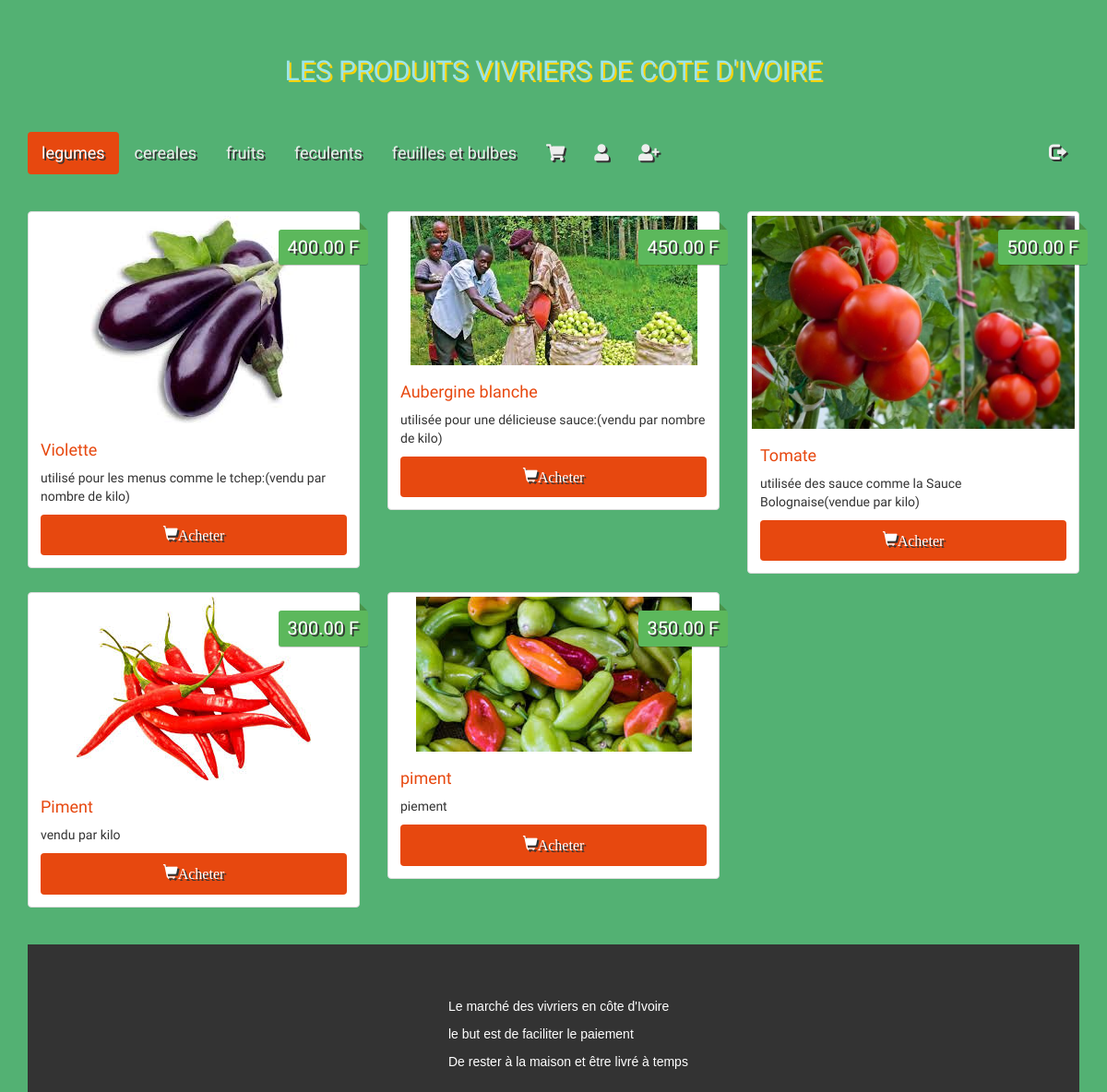
The page / on the database its author committed.
### tables this page shows
CREATE TABLE `categories` (
  `id` int(11) NOT NULL,
  `name` varchar(255) NOT NULL
);

CREATE TABLE `items` (
  `id` int(11) NOT NULL,
  `name` varchar(255) NOT NULL,
  `description` varchar(255) NOT NULL,
  `price` float NOT NULL,
  `image` varchar(255) NOT NULL,
  `category_id` int(11) NOT NULL
);

### index.php (the view, shortened to what this page needs)
<?php
require('pages/config.php');
?>
<!DOCTYPE html>
<html>
<head>
       <link rel="stylesheet" href="https://maxcdn.bootstrapcdn.com/bootstrap/3.3.7/css/bootstrap.min.css">
       <link rel="stylesheet" href="https://cdnjs.cloudflare.com/ajax/libs/animate.css/3.7.0/animate.css">
       <link rel="stylesheet" href="https://cdnjs.cloudflare.com/ajax/libs/animate.css/3.7.0/animate.min.css">
       <link rel="stylesheet" href="https://use.fontawesome.com/releases/v5.8.1/css/all.css">
       <link rel="stylesheet" type="text/css" href="css/style.css">
</head>
<body>
   <div class="container site">
    <h1 class=" animated slideInLeft infinite slower delay-2s text-logo"><span class="glyphicon glyphicon"></span>LES PRODUITS VIVRIERS DE COTE D'IVOIRE<span class="glyphicon glyphicon"></span></h1>
    <?php
    echo'<nav>
        <ul class="nav nav-pills">';
        $statement = $bdd->query('SELECT * FROM categories');
        $categories = $statement->fetchAll();
        foreach ($categories as $category)
        {
            if($category['id'] == '1')
                echo '<li role="presentation" class="active"><a href="#'. $category['id'] . '" data-toggle="tab">' . $category['name'] . '</a></li>';
            else
                echo '<li role="presentation"><a href="#'. $category['id'] . '" data-toggle="tab">' . $category['name'] . '</a></li>';
        }
        if (isset($_SESSION['id']) AND $_SESSION['id'] ==2) {
            echo'  <li role="presentation"><a href="pages/count.php"><i class="fas fa-shopping-cart"></i></a></li>';
        echo'  <li role="presentation"><a href="pages/connexion.php"><i class="fas fa-user"></i></a></li>';
        echo'  <li role="presentation"><a href="pages/connexion.php"><i class="fas fa-user-plus"></i></a></li>';
        echo'<li role="presentation" id="right"><a href="deconnexion.php"><span class="glyphicon glyphicon-log-out"></span></a></li>';
            echo'  <li role="presentation"><a href="pages/ajout.php"><i class="fas fa-pen"></i></a></li>';
            echo'  <li role="presentation"><a href="pages/recharge.php"><i class="fas fa-charging-station"></i></a></li>';
        }else{
        echo'  <li role="presentation"><a href="pages/count.php"><i class="fas fa-shopping-cart"></i></a></li>';
        echo'  <li role="presentation"><a href="pages/connexion.php"><i class="fas fa-user"></i></a></li>';
        echo'  <li role="presentation"><a href="pages/newcount.php"><i class="fas fa-user-plus"></i></a></li>';
        echo'<li role="presentation" id="right"><a href="pages/deconnexion.php"><span class="glyphicon glyphicon-log-out"></span></a></li>';
        }
        echo    '</ul>
              </nav>';
      echo'<div class="tab-content animated slideInRight slower  bounce">';
      foreach ($categories as $category)
                {
         if($category['id'] == '1')
         echo '<div class="tab-pane active" id="' . $category['id'] .'">';
         else
          echo '<div class="tab-pane" id="' . $category['id'] .'">';
          echo '<div class="row">';
          $statement = $bdd->prepare('SELECT * FROM items WHERE items.category_id = ?');
                    $statement->execute(array($category['id']));
                    while ($item = $statement->fetch())
                    {
               echo' <div class="col-sm-6 col-md-4">
                    <div class="thumbnail">
                        <img src="images/' . $item['image'] . '" alt="image">
                        <div class="price">' . number_format($item['price'], 2, '.', ''). ' F</div>
                        <div class="caption">
                            <h4>' . $item['name'] . '</h4>
                            <p>' . $item['description'] . '</p>
                            <a href=""class="btn btn-border" role="button" ><span class="glyphicon glyphicon-shopping-cart">Acheter</span></a>
                        </div>
                           <div class="form ">
                            <p id="aff"></p>
                            <form  method="POST" id="commande">
                            <input type="hidden"  name="id" value='. $item['id'] .'>
                            <input type="text" placeholder="quantité" name="quantite">
                            <input type="submit">
                            </form>
                          </div>
                    </div>
                </div>';
                    }
           echo' </div>
        </div>';
                }
 echo' </div>
</div> ';
?>
  <section class="container">
      <footer >
          <div>
                <p>Le marché des vivriers en côte d'Ivoire</p>
                <p>le but est de faciliter le paiement</p>
                <p>De rester à la maison et être livré à temps</p>
          </div>
      </footer>
  </section>
</body>
</html>

### css/style.css (style rules this page uses)
body { margin: 0; padding: 0; background: rgb(83, 177, 115); }
.site { font-family: 'Holtwood One SC', sans-serif; }
.text-logo { font-family: 'Holtwood One SC', sans-serif; color: #9be5eb; text-shadow: 2px 2px #ffd301; font-size: 30px; padding: 40px 0; text-align: center; }
.nav { margin-bottom: 40px; }
.thumbnail img { background: #ffd301; }
.price { background: #5cb85c; box-shadow: 0 1px rgba(0,0,0,0.2); -moz-box-shadow: 0 1px rgba(0,0,0,0.2); -webkit-box-shadow: 0 1px rgba(0,0,0,0.2); color: #fff; text-shadow: 2px 2px #333; position: absolute; right: 6px; top: 20px; padding: 5px 10px; font-size: 20px; border-radius: 3px; }
.price:before { border:4px solid transparent; border-bottom: 4px solid #4a934a; border-left: 4px solid #4a934a; content:""; position: absolute; right: 1px; top: -8px; }
.caption>h4 { color: #e7480f; font-size: 18px; }
.caption p { word-wrap: break-word; }
.nav-pills>li.active>a,.nav-pills>li.active>a:focus,.nav-pills>li.active>a:active { background: #e7480f; }
.nav>li>a { color: #eee; font-size: 18px; text-shadow: 2px 2px #333; }
.btn-border { width: 100%; padding: 10px; font-size: 16px; color: #fff; background: #e7480f; text-decoration: none; text-shadow: 2px 2px #333; }
#right { float: right; }
footer { height: 160px; background: #333; color: #fff; padding-left: 40%; padding-top: 5%; font-family: 'Gill Sans', 'Gill Sans MT', Calibri, 'Trebuchet MS', sans-serif; }

### rows shown on the page
categories: name "legumes"
categories: name "cereales"
categories: name "fruits"
categories: name "feculents"
categories: name "feuilles et bulbes"
items: image (picture), price "400.00", name "Violette", description "utilisé pour les menus comme le tchep:(vendu par nombre de kilo)"
items: image (picture), price "450.00", name "Aubergine blanche", description "utilisée pour une délicieuse sauce:(vendu par nombre de kilo)"
items: image (picture), price "500.00", name "Tomate", description "utilisée des sauce comme la Sauce Bolognaise(vendue par kilo)"
items: image (picture), price "300.00", name "Piment", description "vendu par kilo"
items: image (picture), price "350.00", name "piment", description "piement"
